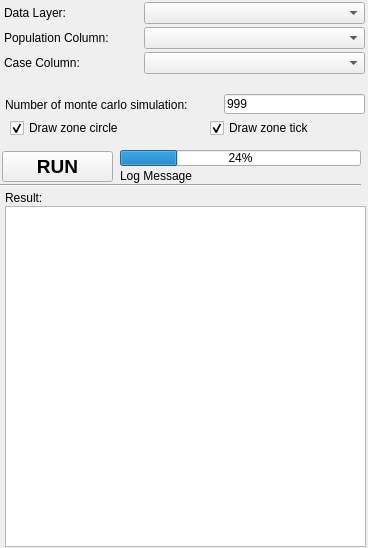
<?xml version="1.0" encoding="UTF-8"?>
<ui version="4.0">
 <class>Form_Parameter</class>
 <widget class="QWidget" name="Form_Parameter">
  <property name="geometry">
   <rect>
    <x>0</x>
    <y>0</y>
    <width>368</width>
    <height>548</height>
   </rect>
  </property>
  <property name="windowTitle">
   <string>Spatial Scan</string>
  </property>
  <widget class="QLabel" name="label">
   <property name="geometry">
    <rect>
     <x>4</x>
     <y>5</y>
     <width>81</width>
     <height>16</height>
    </rect>
   </property>
   <property name="text">
    <string>Data Layer:</string>
   </property>
  </widget>
  <widget class="QComboBox" name="cmbLayer">
   <property name="geometry">
    <rect>
     <x>144</x>
     <y>2</y>
     <width>221</width>
     <height>22</height>
    </rect>
   </property>
  </widget>
  <widget class="QLabel" name="label_3">
   <property name="geometry">
    <rect>
     <x>4</x>
     <y>55</y>
     <width>81</width>
     <height>16</height>
    </rect>
   </property>
   <property name="text">
    <string>Case Column:</string>
   </property>
  </widget>
  <widget class="QComboBox" name="cmbCasePopulColumn">
   <property name="geometry">
    <rect>
     <x>144</x>
     <y>52</y>
     <width>221</width>
     <height>22</height>
    </rect>
   </property>
  </widget>
  <widget class="QPushButton" name="btnRun">
   <property name="geometry">
    <rect>
     <x>2</x>
     <y>151</y>
     <width>111</width>
     <height>31</height>
    </rect>
   </property>
   <property name="font">
    <font>
     <family>Tahoma</family>
     <pointsize>14</pointsize>
     <weight>75</weight>
     <bold>true</bold>
    </font>
   </property>
   <property name="text">
    <string>RUN</string>
   </property>
  </widget>
  <widget class="QComboBox" name="cmbPopColumn">
   <property name="geometry">
    <rect>
     <x>144</x>
     <y>27</y>
     <width>221</width>
     <height>22</height>
    </rect>
   </property>
  </widget>
  <widget class="QLabel" name="label_4">
   <property name="geometry">
    <rect>
     <x>4</x>
     <y>30</y>
     <width>131</width>
     <height>16</height>
    </rect>
   </property>
   <property name="text">
    <string>Population Column:</string>
   </property>
  </widget>
  <widget class="QProgressBar" name="progressBar">
   <property name="geometry">
    <rect>
     <x>120</x>
     <y>150</y>
     <width>241</width>
     <height>16</height>
    </rect>
   </property>
   <property name="value">
    <number>24</number>
   </property>
  </widget>
  <widget class="QLabel" name="lbl_log">
   <property name="geometry">
    <rect>
     <x>120</x>
     <y>166</y>
     <width>241</width>
     <height>20</height>
    </rect>
   </property>
   <property name="text">
    <string>Log Message</string>
   </property>
  </widget>
  <widget class="Line" name="line">
   <property name="geometry">
    <rect>
     <x>0</x>
     <y>177</y>
     <width>361</width>
     <height>16</height>
    </rect>
   </property>
   <property name="orientation">
    <enum>Qt::Horizontal</enum>
   </property>
  </widget>
  <widget class="QLabel" name="label_5">
   <property name="geometry">
    <rect>
     <x>5</x>
     <y>97</y>
     <width>211</width>
     <height>16</height>
    </rect>
   </property>
   <property name="text">
    <string>Number of monte carlo simulation:</string>
   </property>
  </widget>
  <widget class="QLineEdit" name="edtNumSimul">
   <property name="geometry">
    <rect>
     <x>224</x>
     <y>94</y>
     <width>141</width>
     <height>20</height>
    </rect>
   </property>
   <property name="text">
    <string>999</string>
   </property>
   <property name="alignment">
    <set>Qt::AlignLeading|Qt::AlignLeft|Qt::AlignVCenter</set>
   </property>
  </widget>
  <widget class="QCheckBox" name="chkZoneTick">
   <property name="geometry">
    <rect>
     <x>210</x>
     <y>120</y>
     <width>151</width>
     <height>16</height>
    </rect>
   </property>
   <property name="text">
    <string>Draw zone tick</string>
   </property>
   <property name="checked">
    <bool>true</bool>
   </property>
  </widget>
  <widget class="QCheckBox" name="chkZoneCircle">
   <property name="geometry">
    <rect>
     <x>10</x>
     <y>120</y>
     <width>151</width>
     <height>16</height>
    </rect>
   </property>
   <property name="text">
    <string>Draw zone circle</string>
   </property>
   <property name="checked">
    <bool>true</bool>
   </property>
  </widget>
  <widget class="QPlainTextEdit" name="txtResult">
   <property name="geometry">
    <rect>
     <x>5</x>
     <y>206</y>
     <width>361</width>
     <height>341</height>
    </rect>
   </property>
   <property name="readOnly">
    <bool>true</bool>
   </property>
  </widget>
  <widget class="QLabel" name="label_9">
   <property name="geometry">
    <rect>
     <x>5</x>
     <y>190</y>
     <width>131</width>
     <height>16</height>
    </rect>
   </property>
   <property name="text">
    <string>Result:</string>
   </property>
  </widget>
  <zorder>label</zorder>
  <zorder>cmbLayer</zorder>
  <zorder>label_3</zorder>
  <zorder>cmbCasePopulColumn</zorder>
  <zorder>btnRun</zorder>
  <zorder>cmbPopColumn</zorder>
  <zorder>label_4</zorder>
  <zorder>progressBar</zorder>
  <zorder>line</zorder>
  <zorder>lbl_log</zorder>
  <zorder>label_5</zorder>
  <zorder>edtNumSimul</zorder>
  <zorder>chkZoneTick</zorder>
  <zorder>chkZoneCircle</zorder>
  <zorder>txtResult</zorder>
  <zorder>label_9</zorder>
 </widget>
 <resources/>
 <connections/>
</ui>
